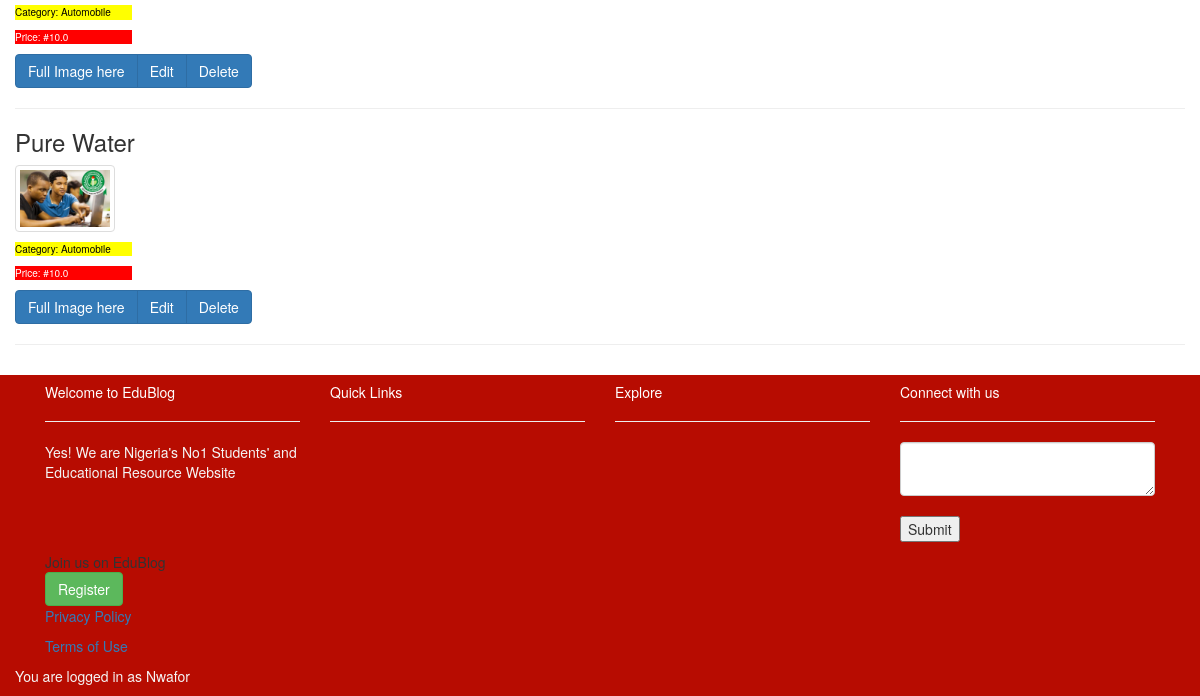
The page /products/ (signed in, lower part) on the database as committed earlier.
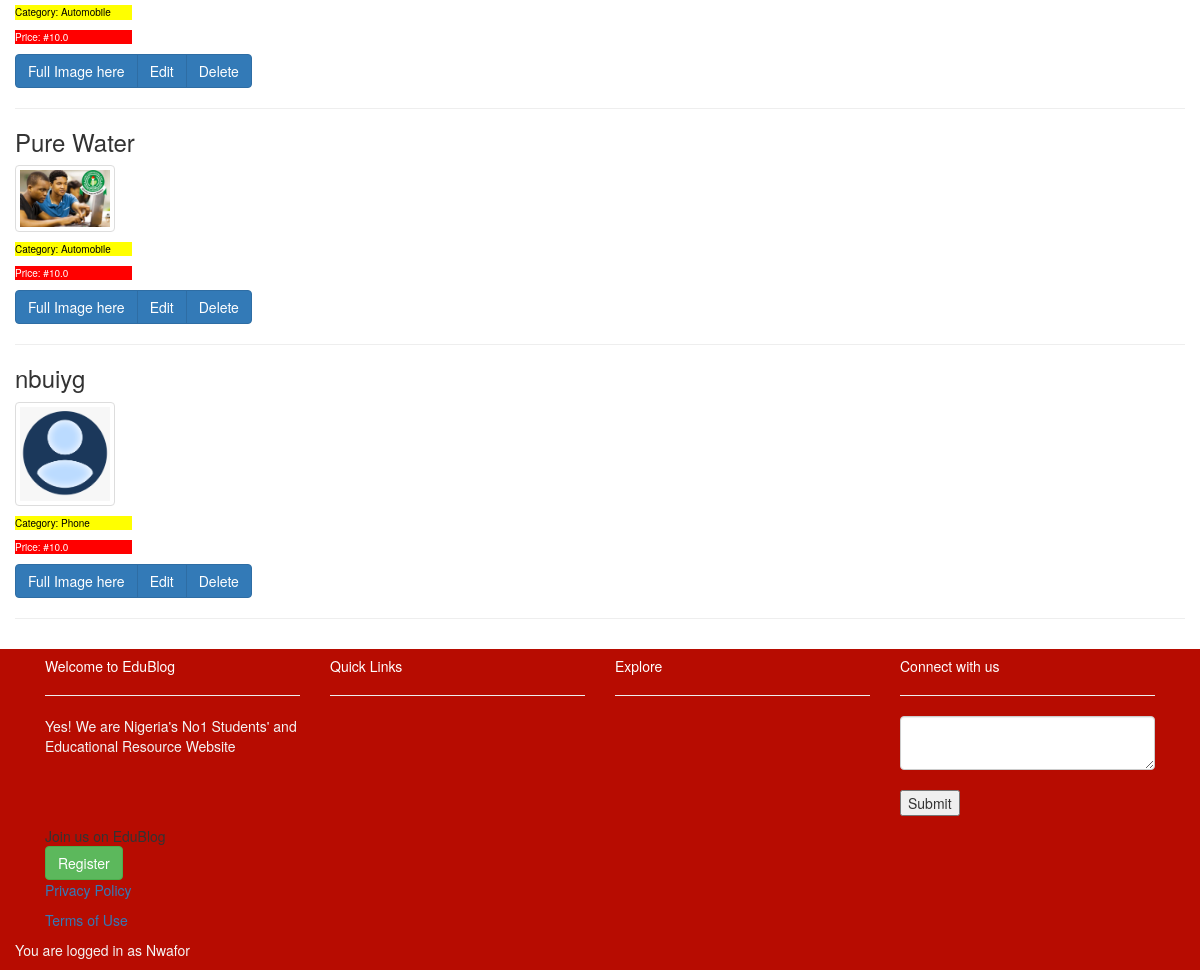
The same page on the database as committed later.
### blogs/models.py (models this page shows, shortened)
class Market(models.Model):
	user =models.ForeignKey(User, on_delete=models.CASCADE, blank=True, null=True)
	category=models.CharField(max_length=10, choices=category_choices)
	product_name=models.CharField(max_length=100)
	product_price=models.FloatField(default=10.00)
	post=models.DateTimeField(auto_now_add=True)
	product_image=models.FileField(null=True, blank=True, default='default-img.png', upload_to='comment-img/')
	contact_details=models.IntegerField(null=True, blank=True)

### blogs/views.py (the view)
# urls.py: path('products/', MarkeTemplateView.as_view(), name='products'),
class MarkeTemplateView(TemplateView):
	template_name='blogs/market.html'
	model=Market
	def get(self,request, *args, **kwargs):
		q=request.GET.get('q') if request.GET.get('q') !=None else ''
		products=Market.objects.filter(product_name__icontains=q)
		return render (request, self.template_name, {'products':products})

### blogs/templates/blogs/market.html (shortened to what this page needs)
{% extends 'base.html'%}
{% block content%}
<div class="container">
	<div class="row " style="margin-bottom:10px;">
		{%for product in products%}
		<div >
			<h3>{{product.product_name}}</h3>
			{% if product.product_image %}
			<a href="{%url 'blogs:product-detail' product.pk%}" ><img src="{{product.product_image.url}}" class="img-thumbnail" alt="product image" width="100" height="100"></a>
			<p class="category">Category: {{product.category}}</p>
			<p class="price">Price: #{{product.product_price}}</p>
			<div class="btn-group">
			  <button type="button" class="btn btn-primary"><a href="{{product.product_image.url}}" style="color:white;">Full Image here</a> </button>
			  {%if request.user == product.user%}
			  <button type="button" class="btn btn-primary"><a href="{% url 'blogs:products' product.pk%}"style="color:white;">Edit</a></button>
			  <button type="button" class="btn btn-primary"><a href="{% url 'blogs:del-products' product.pk%}"style="color:white;">Delete</a></button>
			  {%endif%}
			</div>
			{%else%}
			<p class="category">Category: {{product.category}}</p>
			<p class="price">Price: #{{product.product_price}}</p>
			<a href="" class="btn btn-xs btn-default">Full Image here</a>
			{%endif%}
		</div><hr>
		{%endfor%}
	</div>
</div>
{% endblock content%}

Rows that differ between the two databases and show on the page:
added Market: product_name "nbuiyg", product_image (placeholder picture), category "Phone", product_price "10.0", shows "Edit"
